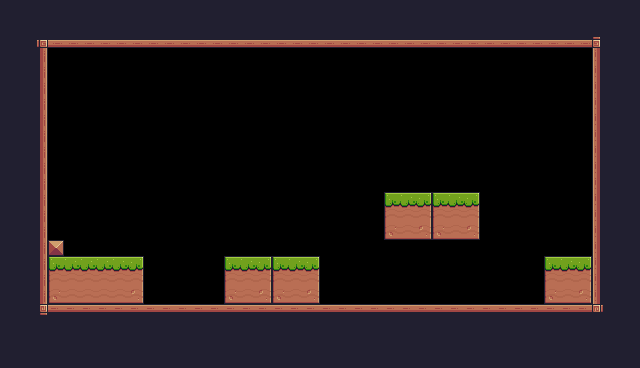

Tiled map render using the project's own tile images. Description and the whole map definition, tile-layer contents included, below:
An orthogonal 40x23 tile map with 16x16 px tiles, 1 tile layer (Background) and 1 object (Player).

<map version="1.10" tiledversion="1.10.2" orientation="orthogonal" renderorder="right-down" width="40" height="23" tilewidth="16" tileheight="16" infinite="0" nextlayerid="3" nextobjectid="3">
 <tileset firstgid="1" source="Pixel Adventure.tsx" />
 <layer id="1" name="Background" width="40" height="23">
  <data encoding="csv">
112,112,112,112,112,112,112,112,112,112,112,112,112,112,112,112,112,112,112,112,112,112,112,112,112,112,112,112,112,112,112,112,112,112,112,112,112,112,112,112,
112,112,112,112,112,112,112,112,112,112,112,112,112,112,112,112,112,112,112,112,112,112,112,112,112,112,112,112,112,112,112,112,112,112,112,112,112,112,112,112,
112,112,92,134,134,134,134,134,134,134,134,134,134,134,134,134,134,134,134,134,134,134,134,134,134,134,134,134,134,134,134,134,134,134,134,134,134,93,112,112,
112,112,113,0,0,0,0,0,0,0,0,0,0,0,0,0,0,0,0,0,0,0,0,0,0,0,0,0,0,0,0,0,0,0,0,0,0,111,112,112,
112,112,113,0,0,0,0,0,0,0,0,0,0,0,0,0,0,0,0,0,0,0,0,0,0,0,0,0,0,0,0,0,0,0,0,0,0,111,112,112,
112,112,113,0,0,0,0,0,0,0,0,0,0,0,0,0,0,0,0,0,0,0,0,0,0,0,0,0,0,0,0,0,0,0,0,0,0,111,112,112,
112,112,113,0,0,0,0,0,0,0,0,0,0,0,0,0,0,0,0,0,0,0,0,0,0,0,0,0,0,0,0,0,0,0,0,0,0,111,112,112,
112,112,113,0,0,0,0,0,0,0,0,0,0,0,0,0,0,0,0,0,0,0,0,0,0,0,0,0,0,0,0,0,0,0,0,0,0,111,112,112,
112,112,113,0,0,0,0,0,0,0,0,0,0,0,0,0,0,0,0,0,0,0,0,0,0,0,0,0,0,0,0,0,0,0,0,0,0,111,112,112,
112,112,113,0,0,0,0,0,0,0,0,0,0,0,0,0,0,0,0,0,0,0,0,0,0,0,0,0,0,0,0,0,0,0,0,0,0,111,112,112,
112,112,113,0,0,0,0,0,0,0,0,0,0,0,0,0,0,0,0,0,0,0,0,0,0,0,0,0,0,0,0,0,0,0,0,0,0,111,112,112,
112,112,113,0,0,0,0,0,0,0,0,0,0,0,0,0,0,0,0,0,0,0,0,0,0,0,0,0,0,0,0,0,0,0,0,0,0,111,112,112,
112,112,113,0,0,0,0,0,0,0,0,0,0,0,0,0,0,0,0,0,0,0,0,0,7,8,9,7,8,9,0,0,0,0,0,0,0,111,112,112,
112,112,113,0,0,0,0,0,0,0,0,0,0,0,0,0,0,0,0,0,0,0,0,0,29,30,31,29,30,31,0,0,0,0,0,0,0,111,112,112,
112,112,113,0,0,0,0,0,0,0,0,0,0,0,0,0,0,0,0,0,0,0,0,0,51,52,53,51,52,53,0,0,0,0,0,0,0,111,112,112,
112,112,113,35,0,0,0,0,0,0,0,0,0,0,0,0,0,0,0,0,0,0,0,0,0,0,0,0,0,0,0,0,0,0,0,0,0,111,112,112,
112,112,113,7,8,8,8,8,9,0,0,0,0,0,7,8,9,7,8,9,0,0,0,0,0,0,0,0,0,0,0,0,0,0,7,8,9,111,112,112,
112,112,113,29,30,30,30,30,31,0,0,0,0,0,29,30,31,29,30,31,0,0,0,0,0,0,0,0,0,0,0,0,0,0,29,30,31,111,112,112,
112,112,113,51,52,52,52,52,53,0,0,0,0,0,51,52,53,51,52,53,0,0,0,0,0,0,0,0,0,0,0,0,0,0,51,52,53,111,112,112,
112,112,114,90,90,90,90,90,90,90,90,90,90,90,90,90,90,90,90,90,90,90,90,90,90,90,90,90,90,90,90,90,90,90,90,90,90,115,112,112,
112,112,112,112,112,112,112,112,112,112,112,112,112,112,112,112,112,112,112,112,112,112,112,112,112,112,112,112,112,112,112,112,112,112,112,112,112,112,112,112,
112,112,112,112,112,112,112,112,112,112,112,112,112,112,112,112,112,112,112,112,112,112,112,112,112,112,112,112,112,112,112,112,112,112,112,112,112,112,112,112,
112,112,112,112,112,112,112,112,112,112,112,112,112,112,112,112,112,112,112,112,112,112,112,112,112,112,112,112,112,112,112,112,112,112,112,112,112,112,112,112
</data>
 </layer>
 <objectgroup id="2" name="SpawnPoint">
  <object id="1" name="Player" type="Player" x="64.7151" y="224.561" width="32" height="32" />
 </objectgroup>
</map>
